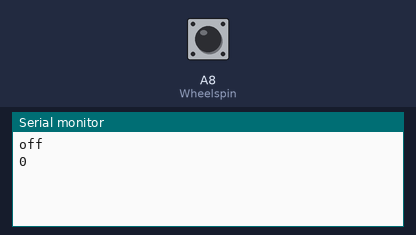
Recording of a sketch running on a simulated Arduino Mega 2560, built with avr-gcc and run on an emulated ATmega2560. On the bench: the last lines printed to the serial monitor. The test bench sets the inputs (shaded band); at power-on: A8 (Wheelspin) HIGH.

Above: at 1.2 s.
1.3 s: A8 (Wheelspin) pulled LOW for 0.15 s
At 1.43 s:
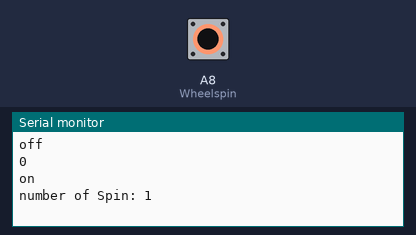
2.9 s: A8 (Wheelspin) pulled LOW for 1 s
At 4.6 s:
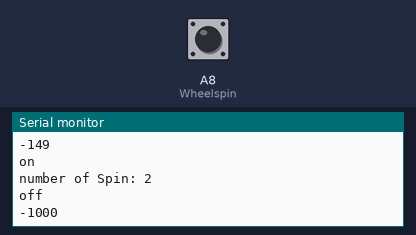
5.4 s: A8 (Wheelspin) pulled LOW for 0.15 s
At 6.5 s:
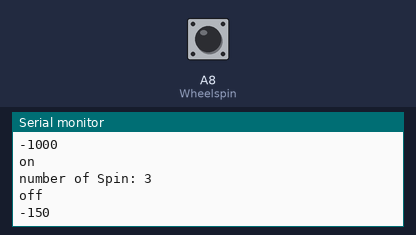
Timing chart, 0 to 8.4 s (numbered marks = the images above; inputs shaded):
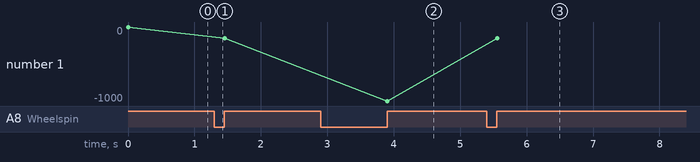

The sketch:

WheelSpin.ino
```cpp
//bicycle
int Wheelspin = A8;

int WheelspinCounter = 0;
int WheelspinState = 0;
int lastWheelspinState = 0;
int Spinlow = 0;
int Spinhigh = 0;
int printcounter = 0;

void setup() {
pinMode (Wheelspin,INPUT_PULLUP);
Serial.begin (9600);

  // put your setup code here, to run once:

}

void loop() {
 int WheelspinState = digitalRead (Wheelspin);
  // put your main code here, to run repeatedly:
  if (WheelspinState != lastWheelspinState) {
    // if the state has changed, increment the counter
    if (WheelspinState == LOW) {
      // if the current state is LOW then the button went from off to on:
      WheelspinCounter++;
      Serial.println("on");
      Serial.print("number of Spin: ");
      Serial.println(WheelspinCounter);
    } else {
      // if the current state is LOW then the button went from on to off:
      Serial.println("off");
    }
    // Delay a little bit to avoid bouncing

  }
  // save the current state as the last state, for next time through the loop


if (WheelspinCounter > 10){
  (WheelspinCounter--);
  }

if (WheelspinState != lastWheelspinState){
  if (WheelspinState == LOW)
  Spinlow = millis();

  }
 if (WheelspinState != lastWheelspinState)
  if (WheelspinState == HIGH){
  Spinhigh = millis();
  Serial.println (Spinlow - Spinhigh);}

    lastWheelspinState = WheelspinState;

}
```

Measured:
- after the input at 1.3 s, the serial monitor: prints a new line at once (image 1)
- after the input at 2.9 s, the serial monitor: prints a new line at once (image 2)
- after the input at 5.4 s, the serial monitor: prints a new line at once (image 3)
- plotted number 1: 0 → -149 after the input at 1.3 s, -149 → -1000 after the input at 2.9 s, -1000 → -150 after the input at 5.4 s
